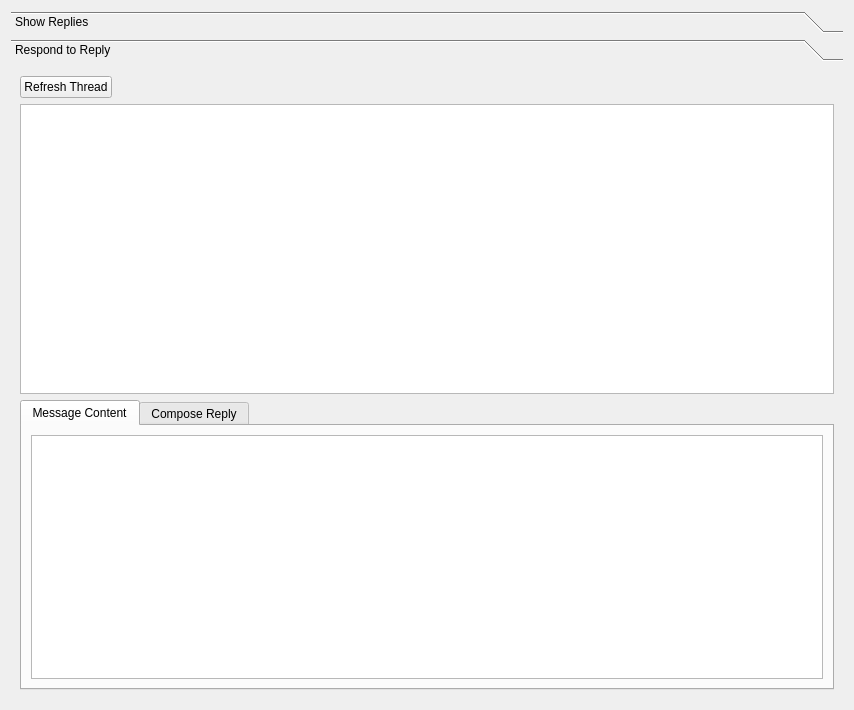
<?xml version="1.0" encoding="UTF-8"?>
<ui version="4.0">
 <class>frmReplies</class>
 <widget class="QFrame" name="frmReplies">
  <property name="geometry">
   <rect>
    <x>0</x>
    <y>0</y>
    <width>854</width>
    <height>710</height>
   </rect>
  </property>
  <property name="windowTitle">
   <string>Frame</string>
  </property>
  <layout class="QVBoxLayout" name="verticalLayout">
   <item>
    <widget class="QToolBox" name="toolBox">
     <property name="currentIndex">
      <number>1</number>
     </property>
     <widget class="QWidget" name="tbShowReplies">
      <property name="geometry">
       <rect>
        <x>0</x>
        <y>0</y>
        <width>836</width>
        <height>632</height>
       </rect>
      </property>
      <attribute name="label">
       <string>Show Replies</string>
      </attribute>
      <layout class="QVBoxLayout" name="verticalLayout_2">
       <item>
        <widget class="QWidget" name="widget_4" native="true">
         <layout class="QHBoxLayout" name="horizontalLayout_4">
          <item>
           <widget class="QLineEdit" name="lineEdit_4"/>
          </item>
          <item>
           <widget class="QPushButton" name="pushButton_8">
            <property name="text">
             <string>Search</string>
            </property>
           </widget>
          </item>
         </layout>
        </widget>
       </item>
       <item>
        <widget class="QWidget" name="widget" native="true">
         <layout class="QHBoxLayout" name="horizontalLayout_3">
          <item>
           <widget class="QPushButton" name="pushButton_4">
            <property name="text">
             <string>Refresh</string>
            </property>
           </widget>
          </item>
          <item>
           <widget class="QPushButton" name="pushButton_6">
            <property name="text">
             <string>View / Respond</string>
            </property>
           </widget>
          </item>
          <item>
           <spacer name="horizontalSpacer_2">
            <property name="orientation">
             <enum>Qt::Horizontal</enum>
            </property>
            <property name="sizeHint" stdset="0">
             <size>
              <width>40</width>
              <height>20</height>
             </size>
            </property>
           </spacer>
          </item>
         </layout>
        </widget>
       </item>
       <item>
        <widget class="QTableView" name="tableView"/>
       </item>
      </layout>
     </widget>
     <widget class="QWidget" name="tbRespondToReply">
      <attribute name="label">
       <string>Respond to Reply</string>
      </attribute>
      <layout class="QVBoxLayout" name="verticalLayout_5">
       <item>
        <layout class="QHBoxLayout" name="horizontalLayout_5">
         <item>
          <widget class="QPushButton" name="pushButton_7">
           <property name="text">
            <string>Refresh Thread</string>
           </property>
          </widget>
         </item>
         <item>
          <spacer name="horizontalSpacer_3">
           <property name="orientation">
            <enum>Qt::Horizontal</enum>
           </property>
           <property name="sizeHint" stdset="0">
            <size>
             <width>88</width>
             <height>20</height>
            </size>
           </property>
          </spacer>
         </item>
        </layout>
       </item>
       <item>
        <widget class="QTableWidget" name="tableWidget"/>
       </item>
       <item>
        <widget class="QTabWidget" name="tabWidget">
         <property name="currentIndex">
          <number>0</number>
         </property>
         <widget class="QWidget" name="tab">
          <attribute name="title">
           <string>Message Content</string>
          </attribute>
          <layout class="QVBoxLayout" name="verticalLayout_3">
           <item>
            <widget class="QTextEdit" name="textEdit"/>
           </item>
          </layout>
         </widget>
         <widget class="QWidget" name="tab_2">
          <attribute name="title">
           <string>Compose Reply</string>
          </attribute>
          <layout class="QVBoxLayout" name="verticalLayout_4">
           <item>
            <widget class="QTextEdit" name="textEdit_2"/>
           </item>
           <item>
            <layout class="QHBoxLayout" name="horizontalLayout_6">
             <item>
              <widget class="QPushButton" name="pushButton_9">
               <property name="text">
                <string>Cancel</string>
               </property>
              </widget>
             </item>
             <item>
              <widget class="QPushButton" name="pushButton_10">
               <property name="text">
                <string>Send Response</string>
               </property>
              </widget>
             </item>
            </layout>
           </item>
          </layout>
         </widget>
        </widget>
       </item>
      </layout>
     </widget>
    </widget>
   </item>
  </layout>
 </widget>
 <resources/>
 <connections/>
</ui>
